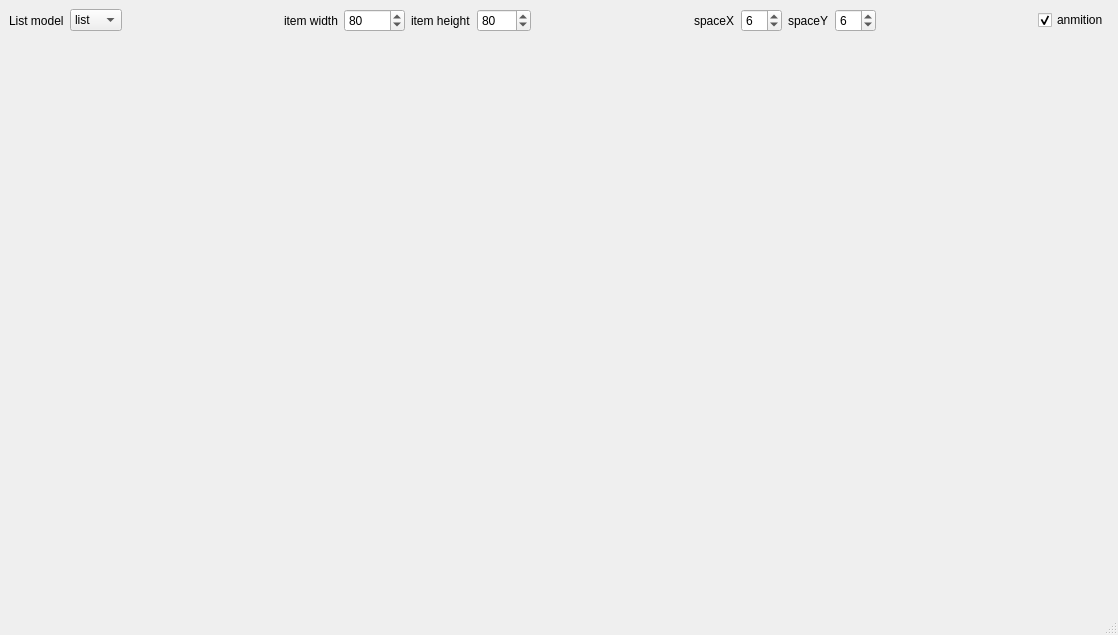
<?xml version="1.0" encoding="UTF-8"?>
<ui version="4.0">
 <class>MainWindow</class>
 <widget class="QMainWindow" name="MainWindow">
  <property name="geometry">
   <rect>
    <x>0</x>
    <y>0</y>
    <width>1118</width>
    <height>635</height>
   </rect>
  </property>
  <property name="windowTitle">
   <string>MainWindow</string>
  </property>
  <widget class="QWidget" name="centralwidget">
   <layout class="QVBoxLayout" name="verticalLayout">
    <item>
     <layout class="QHBoxLayout" name="horizontalLayout">
      <property name="leftMargin">
       <number>0</number>
      </property>
      <property name="rightMargin">
       <number>0</number>
      </property>
      <item>
       <widget class="QLabel" name="label_3">
        <property name="text">
         <string>List model</string>
        </property>
       </widget>
      </item>
      <item>
       <widget class="QComboBox" name="comboBox">
        <item>
         <property name="text">
          <string>list</string>
         </property>
        </item>
        <item>
         <property name="text">
          <string>icon</string>
         </property>
        </item>
        <item>
         <property name="text">
          <string>row</string>
         </property>
        </item>
       </widget>
      </item>
      <item>
       <spacer name="horizontalSpacer_2">
        <property name="orientation">
         <enum>Qt::Horizontal</enum>
        </property>
        <property name="sizeHint" stdset="0">
         <size>
          <width>40</width>
          <height>20</height>
         </size>
        </property>
       </spacer>
      </item>
      <item>
       <widget class="QLabel" name="label">
        <property name="text">
         <string>item width</string>
        </property>
       </widget>
      </item>
      <item>
       <widget class="QSpinBox" name="spinBox">
        <property name="minimum">
         <number>10</number>
        </property>
        <property name="maximum">
         <number>10000</number>
        </property>
        <property name="value">
         <number>80</number>
        </property>
       </widget>
      </item>
      <item>
       <widget class="QLabel" name="label_2">
        <property name="text">
         <string>item height</string>
        </property>
       </widget>
      </item>
      <item>
       <widget class="QSpinBox" name="spinBox_2">
        <property name="minimum">
         <number>10</number>
        </property>
        <property name="maximum">
         <number>1000</number>
        </property>
        <property name="value">
         <number>80</number>
        </property>
       </widget>
      </item>
      <item>
       <spacer name="horizontalSpacer_3">
        <property name="orientation">
         <enum>Qt::Horizontal</enum>
        </property>
        <property name="sizeHint" stdset="0">
         <size>
          <width>40</width>
          <height>20</height>
         </size>
        </property>
       </spacer>
      </item>
      <item>
       <widget class="QLabel" name="label_4">
        <property name="text">
         <string>spaceX</string>
        </property>
       </widget>
      </item>
      <item>
       <widget class="QSpinBox" name="spinBox_3">
        <property name="value">
         <number>6</number>
        </property>
       </widget>
      </item>
      <item>
       <widget class="QLabel" name="label_5">
        <property name="text">
         <string>spaceY</string>
        </property>
       </widget>
      </item>
      <item>
       <widget class="QSpinBox" name="spinBox_4">
        <property name="value">
         <number>6</number>
        </property>
       </widget>
      </item>
      <item>
       <spacer name="horizontalSpacer">
        <property name="orientation">
         <enum>Qt::Horizontal</enum>
        </property>
        <property name="sizeHint" stdset="0">
         <size>
          <width>40</width>
          <height>20</height>
         </size>
        </property>
       </spacer>
      </item>
      <item>
       <widget class="QCheckBox" name="checkBox">
        <property name="text">
         <string>anmition</string>
        </property>
        <property name="checked">
         <bool>true</bool>
        </property>
       </widget>
      </item>
     </layout>
    </item>
    <item>
     <widget class="CSpGraphicViewAnimationListWidget" name="listWidget" native="true">
      <property name="sizePolicy">
       <sizepolicy hsizetype="Preferred" vsizetype="Expanding">
        <horstretch>0</horstretch>
        <verstretch>0</verstretch>
       </sizepolicy>
      </property>
     </widget>
    </item>
   </layout>
  </widget>
  <widget class="QMenuBar" name="menubar">
   <property name="geometry">
    <rect>
     <x>0</x>
     <y>0</y>
     <width>1118</width>
     <height>26</height>
    </rect>
   </property>
  </widget>
  <widget class="QStatusBar" name="statusbar"/>
 </widget>
 <customwidgets>
  <customwidget>
   <class>CSpGraphicViewAnimationListWidget</class>
   <extends>QWidget</extends>
   <header>cspgraphicviewanimationlistwidget.h</header>
   <container>1</container>
  </customwidget>
 </customwidgets>
 <resources/>
 <connections/>
</ui>
